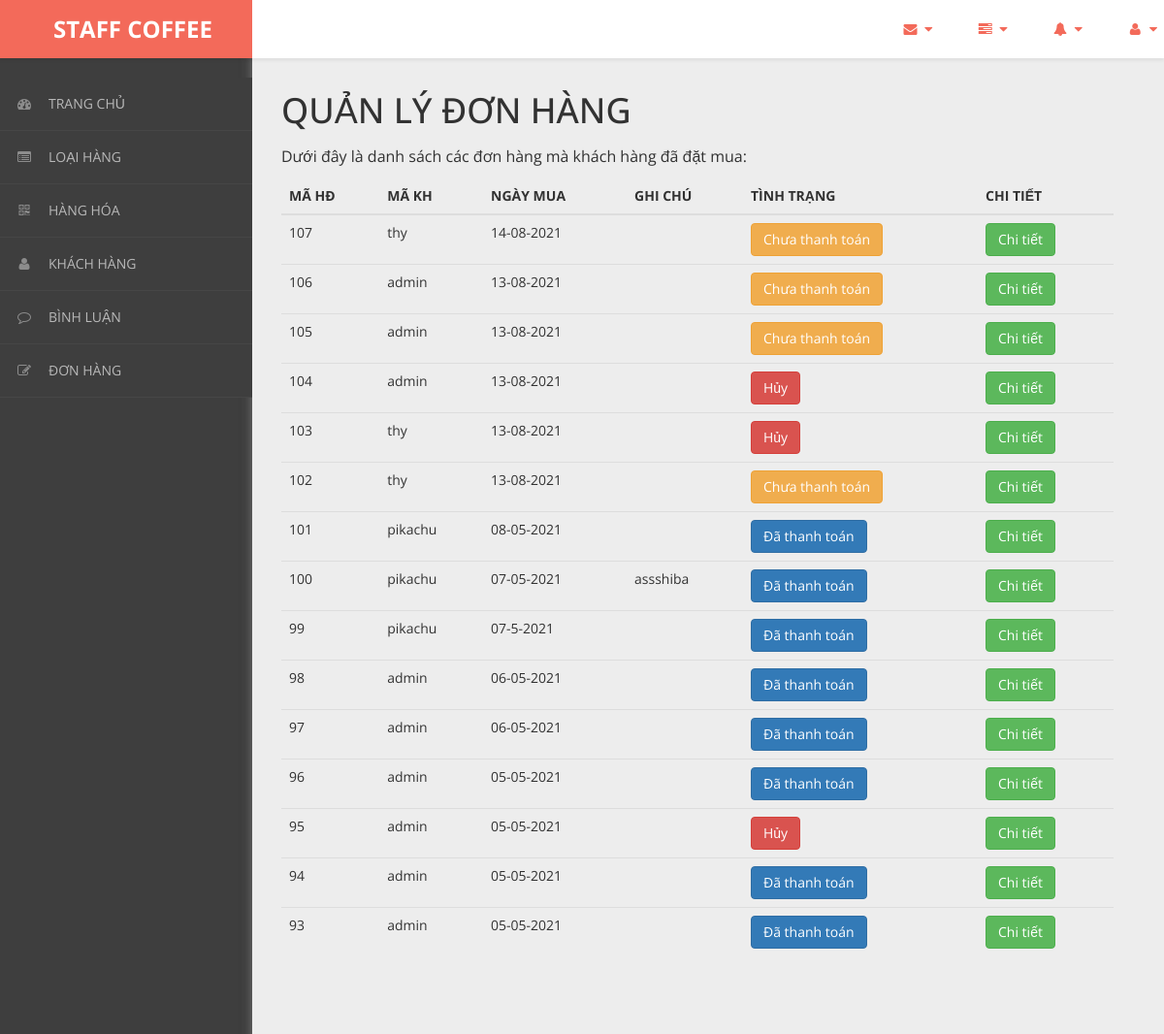
The page /admin/content/hoa-don/hoa-don-list.php on the database as committed earlier.
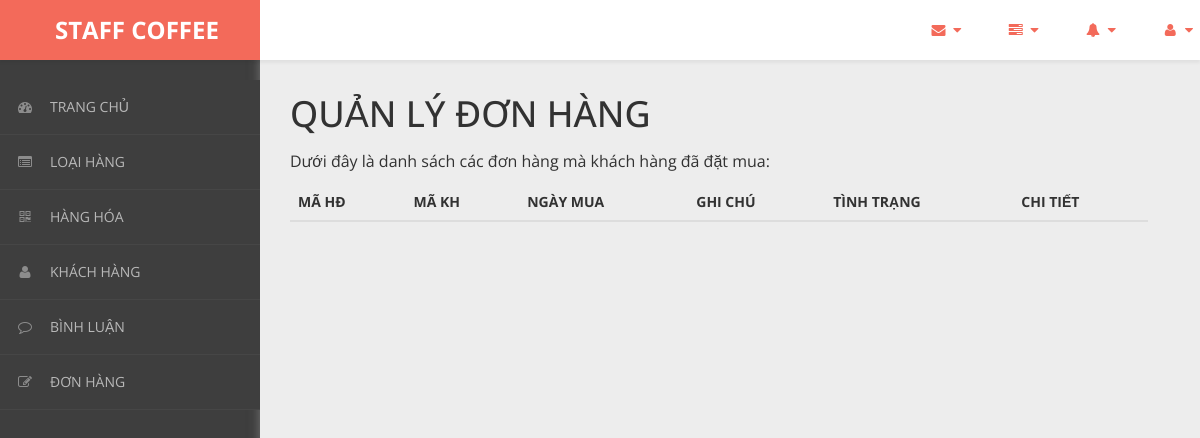
The same page on the database as committed later.
### tables this page shows
CREATE TABLE `hoa_don` (
  `ma_hd` int(11) NOT NULL,
  `ngay_mua` varchar(20) NOT NULL,
  `ghi_chu` varchar(50) NOT NULL,
  `tinh_trang` varchar(20) NOT NULL DEFAULT '0',
  `ma_kh` varchar(50) NOT NULL
);

### admin/dao/pdo.php (called while the page is built, shortened)
<?php
    function pdo_get_connection(){
        $pdo = new PDO("mysql:host=localhost;dbname=bigshoes",'root','');
        $pdo->setAttribute(PDO::ATTR_ERRMODE, PDO::ERRMODE_EXCEPTION);
        return $pdo;
    }
    function pdo_query($sql){
        $sql_args = array_slice(func_get_args(),1);
        try{
            $conn = pdo_get_connection();
            $stmt = $conn ->prepare($sql);
            $stmt -> execute($sql_args);
            $rows = $stmt -> fetchAll();
            return $rows;
        }catch(PDOException $e){
            throw $e;
        }finally{
            unset($conn);
        }
    }
    ?>

### admin/dao/hoa-don.php (called while the page is built, shortened)
<?php
    require_once ('pdo.php');
    function hoa_don_select_all(){
        $sql = "SELECT * FROM hoa_don ORDER BY ma_hd DESC";
        return pdo_query($sql);
    }
?>

### admin/content/hoa-don/hoa-don-list.php (the view, shortened to what the changed rows need)
<!DOCTYPE html>
<html xmlns="http://www.w3.org/1999/xhtml">
<head>
    <link href="../../../css/admin/css/bootstrap.css" rel="stylesheet" />
    <link href="../../../css/admin/css/font-awesome.css" rel="stylesheet" />
    <link href="../../../css/admin/css/custom-styles.css" rel="stylesheet" />
</head>
<body>
    <div id="wrapper">
        <div id="page-wrapper">
		  <div class="header">
                        <div class="page-header">
                            <h1>QUẢN LÝ ĐƠN HÀNG</h1>
                            <?php
                                require_once ('../../dao/hoa-don.php');
                                $items = hoa_don_select_all();
                            ?>
                            <table class="table table-hover">
                                <thead>
                                  <tr>
                                    <th>MÃ HĐ</th>
                                    <th>MÃ KH</th>
                                    <th>NGÀY MUA</th>
                                    <th>GHI CHÚ</th>
                                    <th>TÌNH TRẠNG</th>
                                    <th>CHI TIẾT</th>
                                  </tr>
                                </thead>
                                <tbody>
                                <?php foreach($items as $item){
                                     extract($item);
                                    ?>
                                  <tr>
                                    <td><?=$ma_hd?></td>
                                    <td><?=$ma_kh?></td>
                                    <td><?=$ngay_mua?></td>
                                    <td><?=$ghi_chu?></td>
                                    <td>
                                    <a href="thanh-toan-gio-hang.php?ma_hd=<?=$ma_hd?>">
                                        <?php
                                            if($tinh_trang == 0){
                                                echo '<button class="btn btn-warning name="thanh_toan">';
                                                echo "Chưa thanh toán";
                                            }
                                            else if($tinh_trang == 1){
                                                echo '<button class="btn btn-primary name="thanh_toan">';
                                                echo "Đã thanh toán ";
                                            }
                                            else   {
                                                echo '<button class="btn btn-danger name ="thanh_toan">';
                                                echo "Hủy";
                                            }
                                        ?>
                                        </button></a>
                            </div>
                                    </td>
                                    <td><a href="chi-tiet-hoa-don.php?ma_hd=<?=$ma_hd?>&ma_kh=<?=$ma_kh?>"><button class="btn btn-success">Chi tiết</button></a></td>
                                  </tr>
                                <?php } ?>
                                </tbody>
                              </table>
                        </div>
		</div>
            </div>
        </div>
</body>
</html>

Rows that differ between the two databases and show on the page:
removed hoa_don: ma_hd "107", ma_kh "thy", ngay_mua "14-08-2021", tinh_trang "Chưa thanh toán"
removed hoa_don: ma_hd "106", ma_kh "admin", ngay_mua "13-08-2021", tinh_trang "Chưa thanh toán"
removed hoa_don: ma_hd "105", ma_kh "admin", ngay_mua "13-08-2021", tinh_trang "Chưa thanh toán"
removed hoa_don: ma_hd "104", ma_kh "admin", ngay_mua "13-08-2021", tinh_trang "Hủy"
removed hoa_don: ma_hd "103", ma_kh "thy", ngay_mua "13-08-2021", tinh_trang "Hủy"
removed hoa_don: ma_hd "102", ma_kh "thy", ngay_mua "13-08-2021", tinh_trang "Chưa thanh toán"
removed hoa_don: ma_hd "101", ma_kh "pikachu", ngay_mua "08-05-2021", tinh_trang "Đã thanh toán"
removed hoa_don: ma_hd "100", ma_kh "pikachu", ngay_mua "07-05-2021", ghi_chu "assshiba", tinh_trang "Đã thanh toán"
removed hoa_don: ma_hd "99", ma_kh "pikachu", ngay_mua "07-5-2021", tinh_trang "Đã thanh toán"
removed hoa_don: ma_hd "98", ma_kh "admin", ngay_mua "06-05-2021", tinh_trang "Đã thanh toán"
removed hoa_don: ma_hd "97", ma_kh "admin", ngay_mua "06-05-2021", tinh_trang "Đã thanh toán"
removed hoa_don: ma_hd "96", ma_kh "admin", ngay_mua "05-05-2021", tinh_trang "Đã thanh toán"
removed hoa_don: ma_hd "95", ma_kh "admin", ngay_mua "05-05-2021", tinh_trang "Hủy"
removed hoa_don: ma_hd "94", ma_kh "admin", ngay_mua "05-05-2021", tinh_trang "Đã thanh toán"
removed hoa_don: ma_hd "93", ma_kh "admin", ngay_mua "05-05-2021", tinh_trang "Đã thanh toán"
